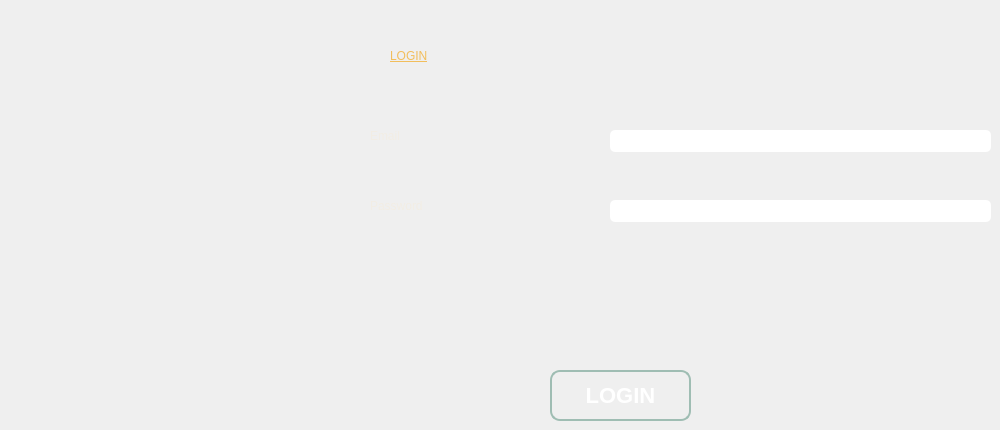
    <widget class="QWidget" name="page">
     <widget class="QLineEdit" name="le_login_mail">
      <property name="geometry">
       <rect>
        <x>610</x>
        <y>130</y>
        <width>381</width>
        <height>22</height>
       </rect>
      </property>
      <property name="styleSheet">
       <string notr="true">QLineEdit{
    background-color: white;
    box-shadow: 2px 0.5px 5px 1px inset black;
    border-radius: 5px;
    width: 70%;
    padding-right: 10px;
    padding-left: 10px;
    text-align: left;
    color: #000;
    font-size:inherit;
    font-family: Arial, Helvetica, sans-serif;  
    font-weight:normal;
    font-variant:normal;
}
QLineEdit::hover{  color: black ;
background-color:orange;}
QLineEdit::focus{  color: black ;
background-color:white;}</string>
      </property>
      <property name="text">
       <string/>
      </property>
     </widget>
     <widget class="QLabel" name="label_41">
      <property name="geometry">
       <rect>
        <x>370</x>
        <y>120</y>
        <width>181</width>
        <height>31</height>
       </rect>
      </property>
      <property name="styleSheet">
       <string notr="true">font:  75 12pt &quot;Times New Roman&quot;;
color: rgb(242, 237, 228);</string>
      </property>
      <property name="text">
       <string>Email</string>
      </property>
     </widget>
     <widget class="QLabel" name="label_42">
      <property name="geometry">
       <rect>
        <x>390</x>
        <y>40</y>
        <width>471</width>
        <height>31</height>
       </rect>
      </property>
      <property name="styleSheet">
       <string notr="true">font:  75 24pt &quot;Times New Roman&quot;;
font: 11pt &quot;MS Shell Dlg 2&quot;;
font: 14pt &quot;MS Shell Dlg 2&quot;;
color: rgb(242, 190, 92);
text-decoration: underline;</string>
      </property>
      <property name="text">
       <string>LOGIN</string>
      </property>
     </widget>
     <widget class="QLabel" name="label_43">
      <property name="geometry">
       <rect>
        <x>370</x>
        <y>190</y>
        <width>181</width>
        <height>31</height>
       </rect>
      </property>
      <property name="styleSheet">
       <string notr="true">font:  75 12pt &quot;Times New Roman&quot;;
color: rgb(242, 237, 228);</string>
      </property>
      <property name="text">
       <string>Password</string>
      </property>
     </widget>
     <widget class="QPushButton" name="pb_login">
      <property name="geometry">
       <rect>
        <x>550</x>
        <y>370</y>
        <width>141</width>
        <height>51</height>
       </rect>
      </property>
      <property name="styleSheet">
       <string notr="true">/*-----QPushButton-----*/
QPushButton
{
	background-color: qlineargradient(spread:pad, x1:0, y1:0.511, x2:1, y2:0.511, stop:0 
#92bf91
,stop:0.995192 rgba(0,0,0,0));



	color: #ffffff;
	font-size: 22px;
	font-weight: bold;
	border: 2px solid #9fbdb3;
	border-radius:10px;
	padding: 5px;
	

}

QPushButton::hover
{
background-color: qlineargradient(spread:pad, x1:0, y1:0.511, x2:1, y2:0.511, stop:0 rgba(0, 180, 150, 220),stop:1 rgba(50, 220, 200, 220));

	color: #2C3359; 

}
QPushButton::pressed
{background-color: qlineargradient(stop:0 rgba(0, 207, 179, 255),stop:1 rgba(70, 255, 230, 255));

	color: #2C3359; 

}</string>
      </property>
      <property name="text">
       <string>LOGIN</string>
      </property>
     </widget>
     <widget class="QLineEdit" name="le_login_password">
      <property name="geometry">
       <rect>
        <x>610</x>
        <y>200</y>
        <width>381</width>
        <height>22</height>
       </rect>
      </property>
      <property name="styleSheet">
       <string notr="true">QLineEdit{
    background-color: white;
    box-shadow: 2px 0.5px 5px 1px inset black;
    border-radius: 5px;
    width: 70%;
    padding-right: 10px;
    padding-left: 10px;
    text-align: left;
    color: #000;
    font-size:inherit;
    font-family: Arial, Helvetica, sans-serif;  
    font-weight:normal;
    font-variant:normal;
}
QLineEdit::hover{  color: black ;
background-color:orange;}
QLineEdit::focus{  color: black ;
background-color:white;}</string>
      </property>
      <property name="text">
       <string/>
      </property>
     </widget>
    </widget>
